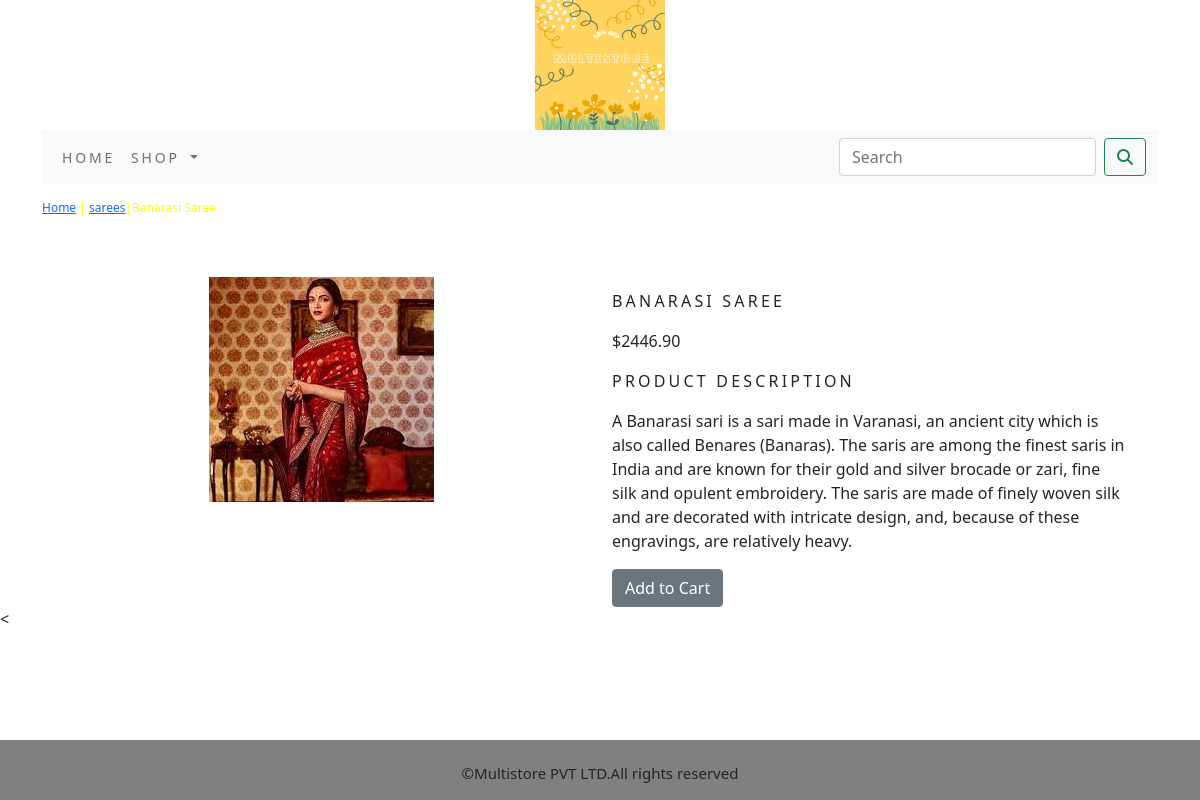
The app's page /commerceapp/sarees/banarasi-saree/ with its own data.
### commerceapp/models.py (models this page shows, shortened)
class Product(models.Model):
    name = models.CharField(max_length=200, unique=True)
    slug = models.SlugField(max_length=200, unique=True)
    description = models.TextField(blank=True)
    image = models.ImageField(upload_to='product', blank=True)
    price = models.DecimalField(max_digits=10,decimal_places=2)
    category = models.ForeignKey(Category,on_delete=models.CASCADE)
    stock = models.IntegerField()
    available = models.BooleanField(default=True)
    created = models.DateTimeField(auto_now_add=True)
    updated = models.DateTimeField(auto_now=True)
    class Meta:
        ordering = ('name',)
        verbose_name = 'product'
        verbose_name_plural = 'products'

class Category(models.Model):
    name = models.CharField(max_length=200,unique=True)
    slug = models.SlugField(max_length=200,unique=True)
    description = models.TextField(blank=True)
    image = models.ImageField(upload_to='category',blank=True)
    class Meta:
        ordering = ('name',)
        verbose_name = 'category'
        verbose_name_plural = 'categories'
    def get_url(self):
        return reverse('commerceapp:products_by_category', args=[self.slug])
    def __str__(self):
        return '{}'.format(self.name)

### commerceapp/views.py (the view)
# urls.py: path('<slug:c_slug>/<slug:product_slug>/',views.proDetail,name='ProCatdetail'),
def proDetail(request,c_slug,product_slug):
    try:
        product=Product.objects.get(category__slug=c_slug,slug=product_slug)
    except Exception as e:
        raise e
    return render(request,"product.html",{'product':product})

### cartapp/contextprocessors.py (called while the page is built)
def counter(request):
    item_count=0
    if 'admin' in request.path:
        return {}
    else:
        try:
            cart=Cart.objects.filter(cart_id=_cart_id(request))
            car_items=CartItem.objects.all().filter(cart=cart[:1])
            for cart_item in car_items:
                item_count += cart_item.quantity
        except Cart.DoesNotExist:
            item_count =0
    return dict(item_count=item_count)

### cartapp/views.py (called while the page is built)
def _cart_id(request):
    cart = request.session.session_key
    if not cart:
        cart = request.session.create()
    return cart

### commerceapp/context processors.py (called while the page is built)
def menu_links(request):
    links=Category.objects.all()
    return dict(links=links)

### templates/product.html (shortened to what this page needs)
{% extends 'base.html' %}
{% load static %}
{% block content %}
<div class="row my_prod_row_class">
    <div class="mx_auto">
        <p> <a href="{% url 'commerceapp:allProdCat' %}">Home</a> | <a href="{{product.category.get_url}}">{{product.category}}</a>|{{product.name}}</p>
    </div>
</div>
<div class="container">
<br>
<div class="row">
    <div class="col-12 col-sm-12 col-md-12 col-lg-6 text-center">
        <div style="min-width:18rem">
            <img src="{{product.image.url}}" alt="{{product.name}}">
        </div>
    </div>
    <div class="col-12 col-sm-12 col-md-12 col-lg-6 ">
        <div>
            <h1 class="my_prod_title">{{product.name}}</h1>
            <p>${{product.price}}</p>
            <p class="my_title">Product Description</p>
            <p class="text-justify my_prod_text">{{product.description}}</p>
            {% if product.stock <= 0 %}
            <p class="text-justify my_prod_text"><b>OUT OF STOCK</b></p>
            {% else %}
            <a  class="btn btn-secondary" href="{% url 'cartapp:add_cart' product.id %}">Add to Cart</a>
            {% endif %}
        </div>
    </div>
</div>
</div>
</div>
{% endblock %}

### static/css/custom.css (style rules this page uses)
body { font-family: 'Raleway', sans-serif; text:justify; }
.my_title { font-size:16px; text-transform:uppercase; letter-spacing: .2em; }
.my_prod_row_class { padding-top:15px; padding-bottom:20px; }
.my_prod_row_class .mx_auto { color:yellow; font-size:12px; text-decoration:none; }
.my_prod_title { font-size:16px; text-transform:uppercase; letter-spacing:0.2em; padding-top:15px; padding-bottom:10px; }
.my_prod_text { padding-right:20px; }

### records on screen
Product: category "sarees", name "Banarasi Saree", image (picture), name "BANARASI SAREE", price "2446.90", description "A Banarasi sari is a sari made in Varanasi, an ancient city which is also called Benares (Banaras). The saris are among the finest saris in India and are known for their gold and silver brocade or zari, fine silk and opulent embroidery. The saris are made of finely woven silk and are decorated with intricate design, and, because of these engravings, are relatively heavy."
